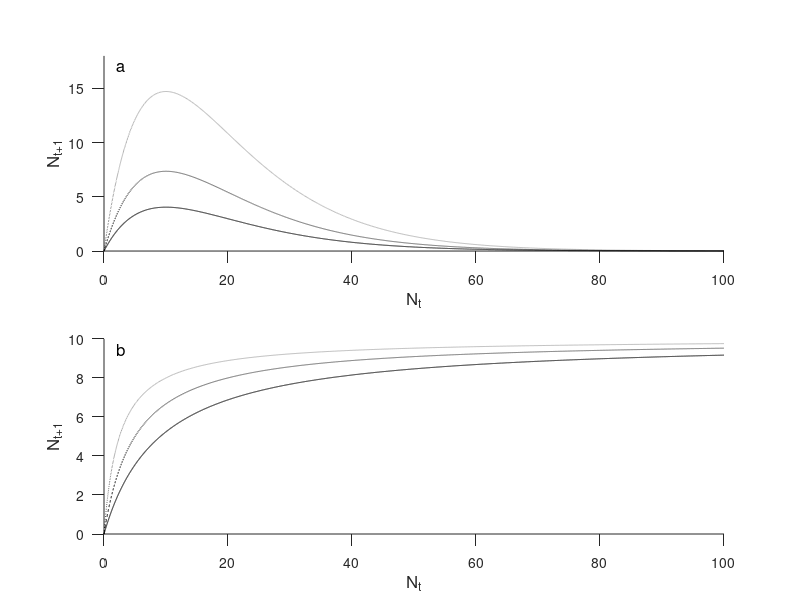

Here is the MATLAB script that generated this plot:
function ricker_bevholt

% Plot Ricker & Beverton-Holt curves

a = [1.1 2 4]; % values of a parameter
b = 0.1; % b for Ricker
b2 = 10; % b for BH
N = 0:0.01:100; % initial N values
LS = {'-','--',':'}; % line styles for plotting

% Setup figure
figure(2)
set(gcf,'units','cent','position',[40,40,8,15])
clf

% Top panel: Ricker
subplot(2,1,1)
hold on
for x = 1:length(a)
Nt = a(x)*N.*exp(-b*N);
plot(N,Nt,'color','k','linestyle',LS{x})
end

% format plots
set(gca,'ylim',[0 18],'ytick',0:5:20,'tickdir','out','ticklength',[0.02 0.02])
set(gca,'xtick',0:20:100)
ylabel(gca,'N_t_+_1','fontsize',12)
xlabel(gca,'N_t','fontsize',12)
text(2,17,'a','fontsize',12)

% Bottom panel: BH
subplot(2,1,2)
hold on
for x = 1:length(a)
Nt = N./(1/a(x) + N/b2);
plot(N,Nt,'color','k','linestyle',LS{x})
end

% format plots
set(gca,'ylim',[0 10],'ytick',0:2:20,'tickdir','out','ticklength',[0.02 0.02])
set(gca,'xtick',0:20:100)
ylabel(gca,'N_t_+_1','fontsize',12)
xlabel(gca,'N_t','fontsize',12)
text(2,9.5,'b','fontsize',12)
